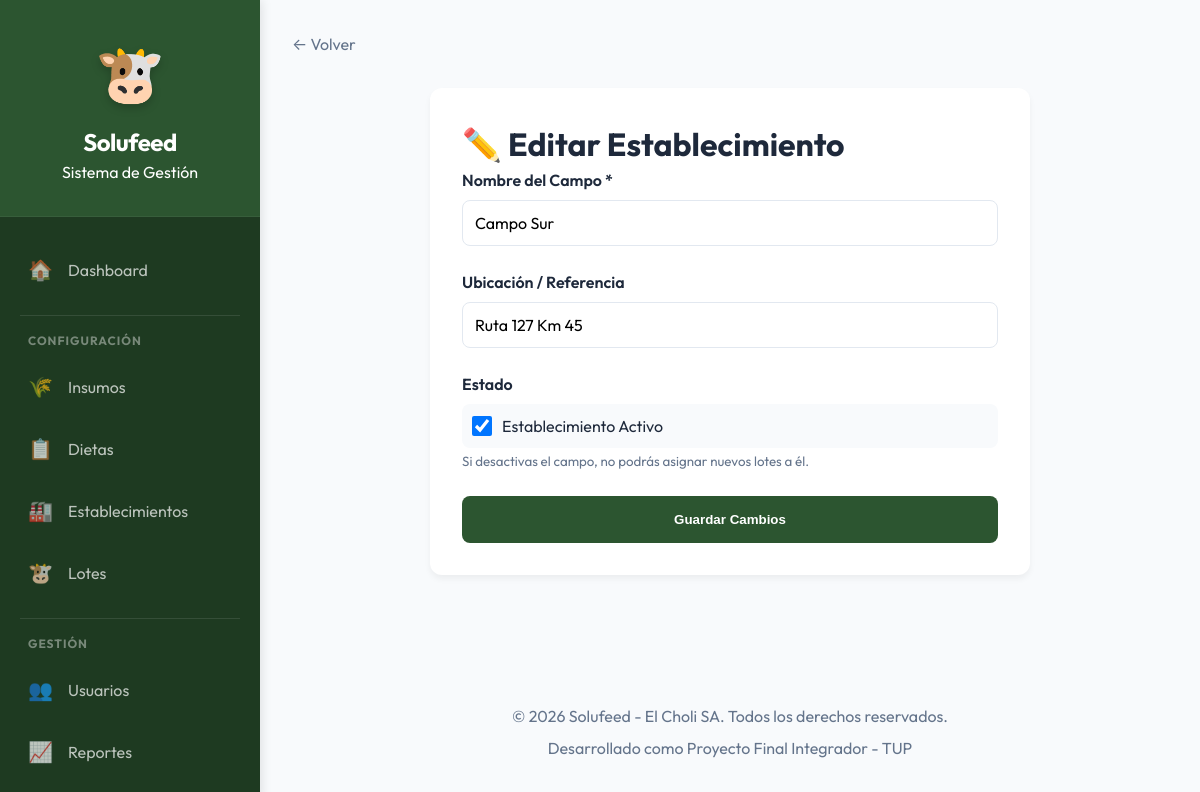
Page /solufeed/admin/establecimientos/editar.php?id=2&return_to=/solufeed/admin/establecimientos/listar.php (signed in) on the committed database.
### tables this page shows
CREATE TABLE `campo` (
  `id_campo` int(11) NOT NULL,
  `nombre` varchar(100) NOT NULL,
  `ubicacion` varchar(255) DEFAULT NULL,
  `activo` tinyint(1) NOT NULL DEFAULT 1
);

### solufeed/includes/functions.php (called while the page is built, shortened)
<?php
function safe_return_to($dest, $fallback = null) {
    $fallback = is_string($fallback) && $fallback !== '' ? $fallback : (BASE_URL . '/admin/campo/historial.php');
    $dest = trim($dest);
    $dest = str_replace(["\r", "\n"], '', $dest);
    if (strpos($dest, '/') === 0) return $dest;
    return $fallback;
}
?>

### solufeed/admin/establecimientos/editar.php (the view, shortened to what this page needs)
<?php
require_once '../../includes/functions.php';
$id = (int)($_GET['id'] ?? 0);
$return_to = isset($_GET['return_to']) ? (string)$_GET['return_to'] : '';
$db = getConnection();
$back_url = safe_return_to($return_to, BASE_URL . '/admin/establecimientos/listar.php');
$stmt = $db->prepare("SELECT * FROM campo WHERE id_campo = ?");
$stmt->execute([$id]);
$campo = $stmt->fetch();
?>
<?php
require_once '../../includes/header.php';
?>
<div class="container">
        <a href="<?php echo htmlspecialchars($back_url, ENT_QUOTES, 'UTF-8'); ?>" style="text-decoration: none; color: var(--text-muted);">← Volver</a>
        <div class="form-container">
            <h1 style="margin-top: 0;">✏️ Editar Establecimiento</h1>
            <form method="POST">
                <div class="form-group">
                    <label>Nombre del Campo *</label>
                    <input type="text" name="nombre" required value="<?php echo htmlspecialchars($campo['nombre']); ?>">
                </div>
                <div class="form-group">
                    <label>Ubicación / Referencia</label>
                    <input type="text" name="ubicacion" value="<?php echo htmlspecialchars($campo['ubicacion']); ?>">
                </div>
                <div class="form-group">
                    <label>Estado</label>
                    <div class="status-toggle">
                        <input type="checkbox" name="activo" id="activo" value="1" <?php echo $campo['activo'] ? 'checked' : ''; ?> style="width: 20px; height: 20px;">
                        <label for="activo" style="margin: 0; font-weight: normal;">Establecimiento Activo</label>
                    </div>
                    <small style="color: var(--text-muted);">Si desactivas el campo, no podrás asignar nuevos lotes a él.</small>
                </div>
                <button type="submit" class="btn-submit">Guardar Cambios</button>
            </form>
        </div>
    </div>
<?php require_once '../../includes/footer.php'; ?>

### solufeed/assets/css/main.css (style rules this page uses)
:root { --primary: #2c5530; --primary-light: #3d7043; --primary-dark: #1e3a21; --secondary: #1e6091; --accent: #f4a261; --success: #28a745; --danger: #dc3545; --warning: #ffc107; --info: #17a2b8; --bg-main: #f8fafc; --surface: #ffffff; --border: #e2e8f0; --text-main: #1e293b; --text-muted: #64748b; --text-on-primary: #ffffff; --shadow-sm: 0 1px 3px rgba(0, 0, 0, 0.12); --shadow-md: 0 4px 6px -1px rgba(0, 0, 0, 0.1), 0 2px 4px -1px rgba(0, 0, 0, 0.06); --shadow-lg: 0 10px 15px -3px rgba(0, 0, 0, 0.1), 0 4px 6px -2px rgba(0, 0, 0, 0.05); --radius: 12px; --text: var(--text-main); --shadow: var(--shadow-md); --bg-glass: rgba(255, 255, 255, 0.85); --accent-color: var(--accent); }
* { margin: 0; padding: 0; box-sizing: border-box; }
body { font-family: 'Outfit', 'Inter', -apple-system, sans-serif; background-color: var(--bg-main); color: var(--text-main); line-height: 1.5; -webkit-font-smoothing: antialiased; }
.form-group { margin-bottom: 1.25rem; }
label { display: block; font-weight: 600; margin-bottom: 0.5rem; color: var(--text-main); }
input[type="text"], input[type="number"], input[type="date"], input[type="time"], input[type="email"], input[type="password"], select, textarea { width: 100%; padding: 0.75rem 1rem; border: 1px solid var(--border); border-radius: 8px; font-family: inherit; font-size: 1rem; transition: border-color 0.2s ease, box-shadow 0.2s ease; }

### solufeed/admin/establecimientos/editar.php (style rules this page uses)
.form-container { max-width: 600px; margin: 2rem auto; background: white; padding: 2rem; border-radius: 12px; box-shadow: 0 4px 6px rgba(0,0,0,0.05); }
.form-group { margin-bottom: 1.5rem; }
.form-group label { display: block; margin-bottom: 0.5rem; font-weight: 600; }
.form-group input[type="text"] { width: 100%; padding: 0.75rem; border: 1px solid #e2e8f0; border-radius: 8px; }
.btn-submit { width: 100%; padding: 1rem; background: var(--primary); color: white; border: none; border-radius: 8px; font-weight: bold; cursor: pointer; }
.status-toggle { display: flex; align-items: center; gap: 10px; padding: 10px; background: #f8fafc; border-radius: 8px; }

### rows in the picture
campo: nombre "Campo Sur", ubicacion "Ruta 127 Km 45", activo "☑"
